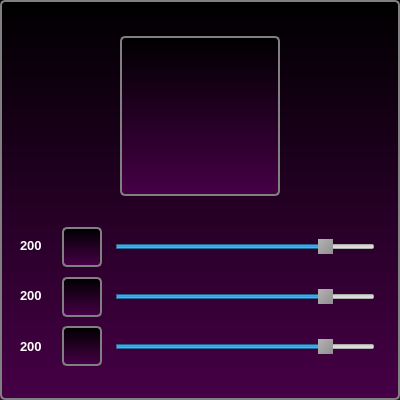
<?xml version="1.0" encoding="UTF-8"?>
<ui version="4.0">
 <class>color</class>
 <widget class="QDialog" name="color">
  <property name="geometry">
   <rect>
    <x>0</x>
    <y>0</y>
    <width>400</width>
    <height>400</height>
   </rect>
  </property>
  <property name="windowTitle">
   <string>Dialog</string>
  </property>
  <property name="styleSheet">
   <string notr="true">background: qlineargradient( x1:0 y1:0, x2:0 y2:1, stop:0 black, stop:1 rgb(70, 0, 70));
border: 2px solid gray;
border-radius: 5px;</string>
  </property>
  <widget class="QSlider" name="redSlider">
   <property name="geometry">
    <rect>
     <x>115</x>
     <y>236</y>
     <width>260</width>
     <height>22</height>
    </rect>
   </property>
   <property name="styleSheet">
    <string notr="true">QSlider {
	border: none;
    background: none;
}

QSlider::groove:horizontal {
    height: 6px; /* the groove expands to the size of the slider by default. by giving it a height, it has a fixed size */
    /*background: qlineargradient(x1:0, y1:0, x2:0, y2:1, stop:0 #B1B1B1, stop:1 #c4c4c4);*/
    margin: 2px 0;
}

QSlider::handle:horizontal {
    background: qlineargradient(x1:0, y1:0, x2:1, y2:1, stop:0 #b4b4b4, stop:1 #8f8f8f);
    width: 18px;
    margin: -2px 0; /* handle is placed by default on the contents rect of the groove. Expand outside the groove */
}</string>
   </property>
   <property name="maximum">
    <number>255</number>
   </property>
   <property name="value">
    <number>211</number>
   </property>
   <property name="orientation">
    <enum>Qt::Horizontal</enum>
   </property>
  </widget>
  <widget class="QLabel" name="blue">
   <property name="geometry">
    <rect>
     <x>62</x>
     <y>326</y>
     <width>40</width>
     <height>40</height>
    </rect>
   </property>
   <property name="text">
    <string/>
   </property>
  </widget>
  <widget class="QSlider" name="greenSlider">
   <property name="geometry">
    <rect>
     <x>115</x>
     <y>286</y>
     <width>260</width>
     <height>22</height>
    </rect>
   </property>
   <property name="styleSheet">
    <string notr="true">QSlider {
	border: none;
    background: none;
}

QSlider::groove:horizontal {
    height: 6px; /* the groove expands to the size of the slider by default. by giving it a height, it has a fixed size */
    /*background: qlineargradient(x1:0, y1:0, x2:0, y2:1, stop:0 #B1B1B1, stop:1 #c4c4c4);*/
    margin: 2px 0;
}

QSlider::handle:horizontal {
    background: qlineargradient(x1:0, y1:0, x2:1, y2:1, stop:0 #b4b4b4, stop:1 #8f8f8f);
    width: 18px;
    margin: -2px 0; /* handle is placed by default on the contents rect of the groove. Expand outside the groove */
}</string>
   </property>
   <property name="maximum">
    <number>255</number>
   </property>
   <property name="value">
    <number>211</number>
   </property>
   <property name="orientation">
    <enum>Qt::Horizontal</enum>
   </property>
  </widget>
  <widget class="QLabel" name="green">
   <property name="geometry">
    <rect>
     <x>62</x>
     <y>277</y>
     <width>40</width>
     <height>40</height>
    </rect>
   </property>
   <property name="text">
    <string/>
   </property>
  </widget>
  <widget class="QLabel" name="finishedColor">
   <property name="geometry">
    <rect>
     <x>120</x>
     <y>36</y>
     <width>160</width>
     <height>160</height>
    </rect>
   </property>
   <property name="text">
    <string/>
   </property>
  </widget>
  <widget class="QSlider" name="blueSlider">
   <property name="geometry">
    <rect>
     <x>115</x>
     <y>336</y>
     <width>260</width>
     <height>22</height>
    </rect>
   </property>
   <property name="styleSheet">
    <string notr="true">QSlider {
	border: none;
    background: none;
}

QSlider::groove:horizontal {
    height: 6px; /* the groove expands to the size of the slider by default. by giving it a height, it has a fixed size */
    /*background: qlineargradient(x1:0, y1:0, x2:0, y2:1, stop:0 #B1B1B1, stop:1 #c4c4c4);*/
    margin: 2px 0;
}

QSlider::handle:horizontal {
    background: qlineargradient(x1:0, y1:0, x2:1, y2:1, stop:0 #b4b4b4, stop:1 #8f8f8f);
    width: 18px;
    margin: -2px 0; /* handle is placed by default on the contents rect of the groove. Expand outside the groove */
}</string>
   </property>
   <property name="maximum">
    <number>255</number>
   </property>
   <property name="value">
    <number>211</number>
   </property>
   <property name="orientation">
    <enum>Qt::Horizontal</enum>
   </property>
  </widget>
  <widget class="QLabel" name="red">
   <property name="geometry">
    <rect>
     <x>62</x>
     <y>227</y>
     <width>40</width>
     <height>40</height>
    </rect>
   </property>
   <property name="text">
    <string/>
   </property>
  </widget>
  <widget class="QLineEdit" name="redValue">
   <property name="geometry">
    <rect>
     <x>13</x>
     <y>235</y>
     <width>38</width>
     <height>21</height>
    </rect>
   </property>
   <property name="font">
    <font>
     <pointsize>10</pointsize>
     <weight>75</weight>
     <bold>true</bold>
    </font>
   </property>
   <property name="styleSheet">
    <string notr="true">background: rgb(0,0,0,0);
border: none;
color: white;</string>
   </property>
   <property name="text">
    <string>200</string>
   </property>
   <property name="maxLength">
    <number>3</number>
   </property>
   <property name="alignment">
    <set>Qt::AlignCenter</set>
   </property>
  </widget>
  <widget class="QLineEdit" name="greenValue">
   <property name="geometry">
    <rect>
     <x>13</x>
     <y>285</y>
     <width>38</width>
     <height>21</height>
    </rect>
   </property>
   <property name="font">
    <font>
     <pointsize>10</pointsize>
     <weight>75</weight>
     <bold>true</bold>
    </font>
   </property>
   <property name="styleSheet">
    <string notr="true">background: rgb(0,0,0,0);
border: none;
color: white;</string>
   </property>
   <property name="text">
    <string>200</string>
   </property>
   <property name="maxLength">
    <number>3</number>
   </property>
   <property name="alignment">
    <set>Qt::AlignCenter</set>
   </property>
  </widget>
  <widget class="QLineEdit" name="blueValue">
   <property name="geometry">
    <rect>
     <x>13</x>
     <y>336</y>
     <width>38</width>
     <height>21</height>
    </rect>
   </property>
   <property name="font">
    <font>
     <pointsize>10</pointsize>
     <weight>75</weight>
     <bold>true</bold>
    </font>
   </property>
   <property name="styleSheet">
    <string notr="true">background: rgb(0,0,0,0);
border: none;
color: white;</string>
   </property>
   <property name="text">
    <string>200</string>
   </property>
   <property name="maxLength">
    <number>3</number>
   </property>
   <property name="alignment">
    <set>Qt::AlignCenter</set>
   </property>
  </widget>
 </widget>
 <resources/>
 <connections/>
</ui>
